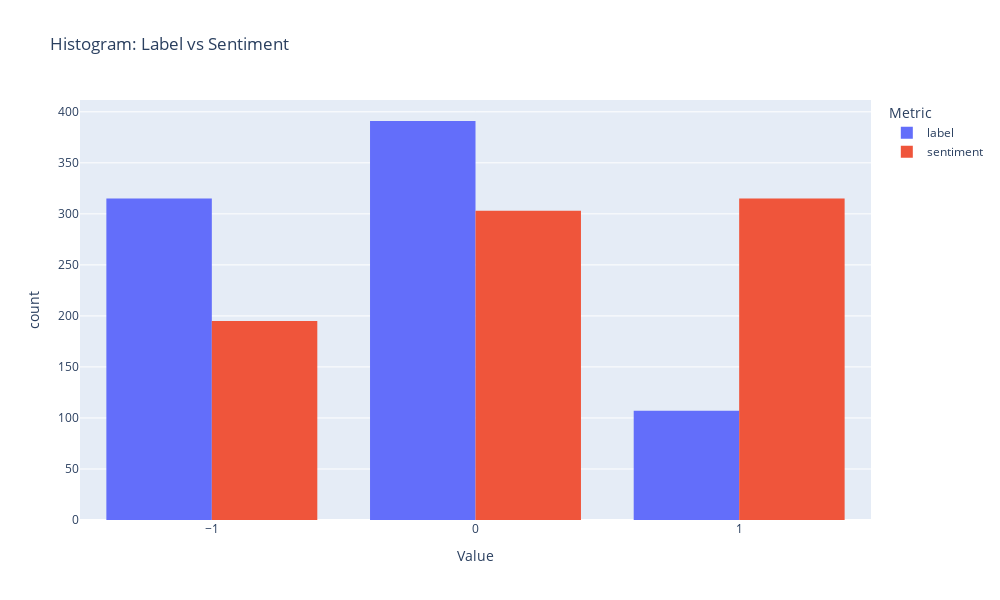

Source (notebook cell):
### Code cell
# Part 3 // New visualizations start here

reddit_DF_SentVsLabel = reddit_DF.melt( #I used the .melt function to be able to make the histogram easily. The .melt makes it so a new table gets created, with 2 columns, which are defined below.
    value_vars=["label", "sentiment"], 
    var_name="Metric", # The 'Metric' in this case will pull whether the value is a Label or Sentiment. 
    value_name="Value" # This one reflects the actual amount of the value, in this case since our values are only -1, 0, or 1.
)

fig = px.histogram(
    reddit_DF_SentVsLabel,
    x="Value",
    color="Metric",     
    barmode="group",   
    title="Histogram: Label vs Sentiment",
    width=1000,
    height=600
)

fig.show()

# I made this graph because I thought it would be interesting seeing the difference between the columns Label and Sentiment since at first glance they look identical. 

# It is interresting how the 'label' column in the data set, marks some posts/comments as negative or neutral when the 'sentiment' column marks them as positive. 
# 'Label' seems less likely to assign a positive value to the posts/comments. Keyword being "seems"

### Figure 1 — Plotly figure (JSON) as saved in the notebook; plotly's stock layout.template omitted (floating-point values rounded to 4 significant figures; data arrays with more than 128 entries replaced by an {"elided": "..."} marker saying what was removed)
{"data": [{"alignmentgroup": "True", "bingroup": "x", "hovertemplate": "Metric=label<br>Value=%{x}<br>count=%{y}<extra></extra>", "legendgroup": "label", "marker": {"color": "#636efa", "pattern": {"shape": ""}}, "name": "label", "offsetgroup": "label", "orientation": "v", "showlegend": true, "type": "histogram", "x": {"elided": "813 float values"}, "xaxis": "x", "yaxis": "y"}, {"alignmentgroup": "True", "bingroup": "x", "hovertemplate": "Metric=sentiment<br>Value=%{x}<br>count=%{y}<extra></extra>", "legendgroup": "sentiment", "marker": {"color": "#EF553B", "pattern": {"shape": ""}}, "name": "sentiment", "offsetgroup": "sentiment", "orientation": "v", "showlegend": true, "type": "histogram", "x": {"elided": "813 float values"}, "xaxis": "x", "yaxis": "y"}], "layout": {"barmode": "group", "height": 600, "legend": {"title": {"text": "Metric"}, "tracegroupgap": 0}, "title": {"text": "Histogram: Label vs Sentiment"}, "width": 1000, "xaxis": {"anchor": "y", "domain": [0, 1], "title": {"text": "Value"}}, "yaxis": {"anchor": "x", "domain": [0, 1], "title": {"text": "count"}}}}
